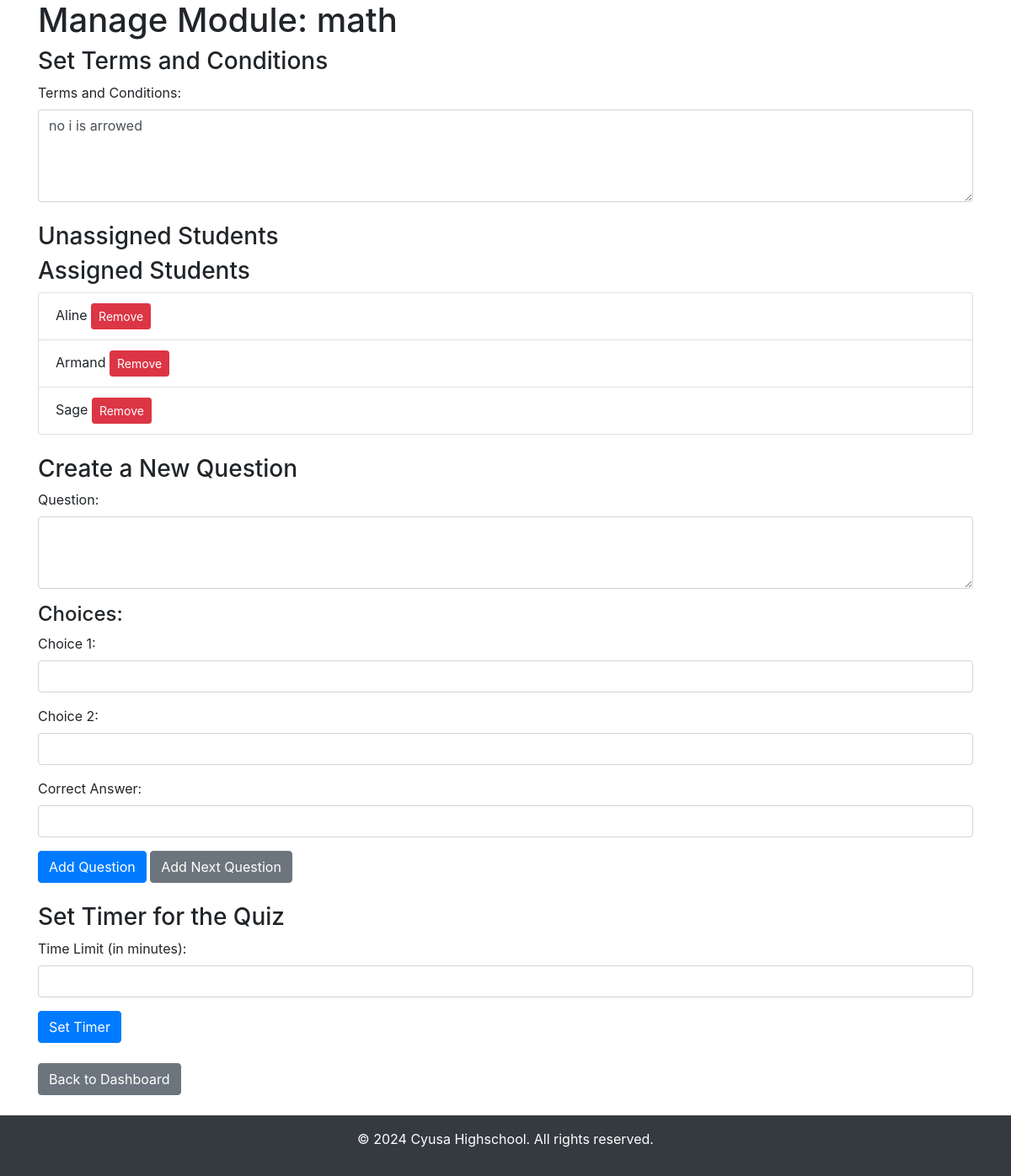
Screenshot of /teacher/module/1 (signed in) with the database file from the repository.
### app.py (models this page shows)
class Module(db.Model):
    id = db.Column(db.Integer, primary_key=True)
    title = db.Column(db.String(100), nullable=False)
    terms_conditions = db.Column(db.Text, nullable=False)
    quizzes = db.relationship('Quiz', backref='module', lazy=True)

class User(db.Model, UserMixin):
    id = db.Column(db.Integer, primary_key=True)
    username = db.Column(db.String(80), unique=True, nullable=False)
    password = db.Column(db.String(200), nullable=False)
    role = db.Column(db.String(20), nullable=False)  # 'teacher' or 'student'
    modules = db.relationship('Module', secondary=student_module, backref='students')

### app.py (the view, shortened to what this page needs)
@app.route('/teacher/module/<int:module_id>', methods=['GET', 'POST'])
@login_required
def manage_module(module_id):
    if current_user.role != 'teacher':
        return redirect(url_for('login'))
    module = Module.query.get(module_id)
    quiz = Quiz.query.filter_by(module_id=module_id).first()
    if not quiz:
        quiz = Quiz(title=f"{module.title} Quiz", module_id=module_id)
        db.session.add(quiz)
        db.session.commit()
    all_students = User.query.filter_by(role='student').all()
    assigned_students = module.students
    unassigned_students = [student for student in all_students if student not in assigned_students]
    pass
    return render_template('manage_module.html', module=module, assigned_students=assigned_students, unassigned_students=unassigned_students)

### app.py (called while the page is built)
@login_manager.user_loader
def load_user(user_id):
    return User.query.get(int(user_id))

### templates/manage_module.html (shortened to what this page needs)
<!DOCTYPE html>
<html lang="en">
<head>
    <link rel="stylesheet" href="https://stackpath.bootstrapcdn.com/bootstrap/4.5.2/css/bootstrap.min.css">
</head>
<body>
    <div class="container">
        <h1>Manage Module: {{ module.title }}</h1>
        <h3>Set Terms and Conditions</h3>
        <form action="{{ url_for('set_terms_conditions', module_id=module.id) }}" method="POST">
            <div class="form-group">
                <label for="terms_conditions">Terms and Conditions:</label>
                <textarea class="form-control" id="terms_conditions" name="terms_conditions" rows="4" required>{{ module.terms_conditions }}</textarea>
            </div>
        </form>
        <h3 class="mt-4">Unassigned Students</h3>
        <h3>Assigned Students</h3>
        <ul class="list-group">
            {% for student in assigned_students %}
            <li class="list-group-item">
                {{ student.username }}
                <form action="{{ url_for('remove_student', module_id=module.id, student_id=student.id) }}" method="POST" style="display:inline;">
                    <button type="submit" class="btn btn-danger btn-sm">Remove</button>
                </form>
            </li>
            {% endfor %}
        </ul>
         <h3 class="mt-4" id="current-question-title">Create a New Question</h3>
         <form id="question-form" action="{{ url_for('add_question', module_id=module.id) }}" method="POST">
             <div class="form-group">
                 <label for="question_text">Question:</label>
                 <textarea class="form-control" id="question_text" name="question_text" rows="3" required></textarea>
             </div>
             <h4>Choices:</h4>
             <div id="choices_container">
                 <div class="form-group">
                     <label for="choice1">Choice 1:</label>
                     <input type="text" class="form-control" id="choice1" name="choices[]" required>
                 </div>
                 <div class="form-group">
                     <label for="choice2">Choice 2:</label>
                     <input type="text" class="form-control" id="choice2" name="choices[]" required>
                 </div>
             </div>
             <div class="form-group">
                 <label for="correct_answer">Correct Answer:</label>
                 <input type="text" class="form-control" id="correct_answer" name="correct_answer" required>
             </div>
             <button type="submit" class="btn btn-primary">Add Question</button>
             <button type="button" id="next-question" class="btn btn-secondary">Add Next Question</button>
         </form>
         <h3 class="mt-4">Set Timer for the Quiz</h3>
         <form action="{{ url_for('set_timer', module_id=module.id) }}" method="POST">
             <div class="form-group">
                 <label for="time_limit">Time Limit (in minutes):</label>
                 <input type="number" class="form-control" id="time_limit" name="time_limit" required>
             </div>
             <button type="submit" class="btn btn-primary">Set Timer</button>
         </form>
         <a href="{{ url_for('teacher_dashboard') }}" class="btn btn-secondary mt-4">Back to Dashboard</a>
     </div>
     <footer class="bg-dark text-white text-center py-3 mt-4">
         <p>© 2024 Cyusa Highschool. All rights reserved.</p>
     </footer>
 </body>
 </html>

### rows the page displays
Module: title "math", terms_conditions "no i is arrowed"
User: username "Aline"
User: username "Armand"
User: username "Sage"
